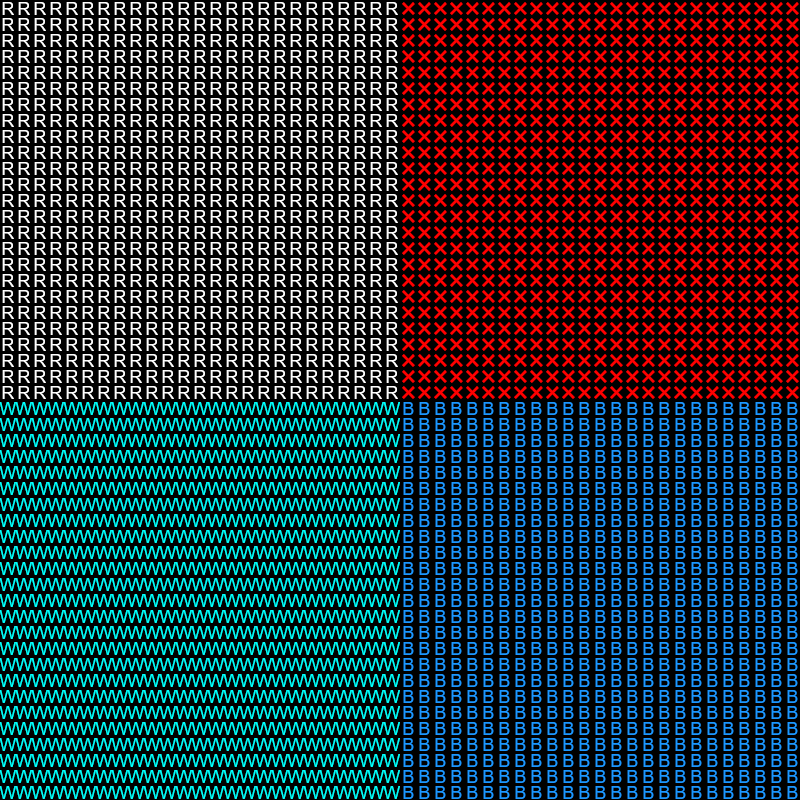

The image is a tile-based game level rendered from a .tmx file. Its description and source (layers, tilesets, objects; grid data summarised) follow:
An orthogonal 50x50 tile map with 16x16 px tiles, 1 tile layer (Back).

<map version="1.10" tiledversion="1.10.2" orientation="orthogonal" renderorder="right-down" width="50" height="50" tilewidth="16" tileheight="16" infinite="0" nextlayerid="16" nextobjectid="45">
 <tileset firstgid="1" name="z_MonsterSpawnPoints_Hogwarts" tilewidth="16" tileheight="16" tilecount="4" columns="2">
  <image source="z_MonsterSpawnPoints_Hogwarts.png" width="32" height="32" />
  <tile id="0">
   <properties>
    <property name="Type" value="Grass" />
   </properties>
  </tile>
  <tile id="1">
   <properties>
    <property name="Type" value="Grass" />
   </properties>
  </tile>
  <tile id="2">
   <properties>
    <property name="Water" value="T" />
   </properties>
  </tile>
  <tile id="3">
   <properties>
    <property name="Diggable" value="T" />
    <property name="Type" value="Grass" />
   </properties>
  </tile>
 </tileset>
 <layer id="1" name="Back" width="50" height="50">
  <data>[2500 cells, 2500 non-empty, 4 distinct tile ids]</data>
 </layer>
</map>
